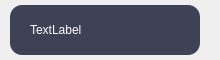
<?xml version="1.0" encoding="UTF-8"?>
<ui version="4.0">
 <class>NoteLabel</class>
 <widget class="QWidget" name="NoteLabel">
  <property name="geometry">
   <rect>
    <x>0</x>
    <y>0</y>
    <width>220</width>
    <height>60</height>
   </rect>
  </property>
  <property name="sizePolicy">
   <sizepolicy hsizetype="Fixed" vsizetype="Fixed">
    <horstretch>0</horstretch>
    <verstretch>0</verstretch>
   </sizepolicy>
  </property>
  <property name="minimumSize">
   <size>
    <width>220</width>
    <height>60</height>
   </size>
  </property>
  <property name="maximumSize">
   <size>
    <width>220</width>
    <height>60</height>
   </size>
  </property>
  <property name="windowTitle">
   <string>NoteLabel</string>
  </property>
  <property name="styleSheet">
   <string notr="true">QLabel { background-color: #292a3c; padding: 8px; border-radius: 5px; }</string>
  </property>
  <layout class="QHBoxLayout" name="horizontalLayout_2">
   <property name="leftMargin">
    <number>5</number>
   </property>
   <property name="topMargin">
    <number>5</number>
   </property>
   <property name="rightMargin">
    <number>15</number>
   </property>
   <property name="bottomMargin">
    <number>5</number>
   </property>
   <item>
    <widget class="QWidget" name="widget" native="true">
     <property name="sizePolicy">
      <sizepolicy hsizetype="Fixed" vsizetype="Fixed">
       <horstretch>0</horstretch>
       <verstretch>0</verstretch>
      </sizepolicy>
     </property>
     <property name="minimumSize">
      <size>
       <width>190</width>
       <height>50</height>
      </size>
     </property>
     <property name="maximumSize">
      <size>
       <width>190</width>
       <height>50</height>
      </size>
     </property>
     <property name="styleSheet">
      <string notr="true">QWidget {
    color: white; 
    background-color: #3f4156; 
    padding: 8px; 
    border-radius: 12px;
}
QLabel {
    background-color: transparent;
    border: none;
}</string>
     </property>
     <layout class="QHBoxLayout" name="horizontalLayout">
      <item>
       <widget class="QLabel" name="title_label">
        <property name="sizePolicy">
         <sizepolicy hsizetype="Expanding" vsizetype="Expanding">
          <horstretch>0</horstretch>
          <verstretch>0</verstretch>
         </sizepolicy>
        </property>
        <property name="text">
         <string>TextLabel</string>
        </property>
        <property name="alignment">
         <set>Qt::AlignmentFlag::AlignLeading|Qt::AlignmentFlag::AlignLeft|Qt::AlignmentFlag::AlignVCenter</set>
        </property>
        <property name="wordWrap">
         <bool>true</bool>
        </property>
        <property name="margin">
         <number>5</number>
        </property>
       </widget>
      </item>
     </layout>
    </widget>
   </item>
  </layout>
 </widget>
 <resources/>
 <connections/>
</ui>
